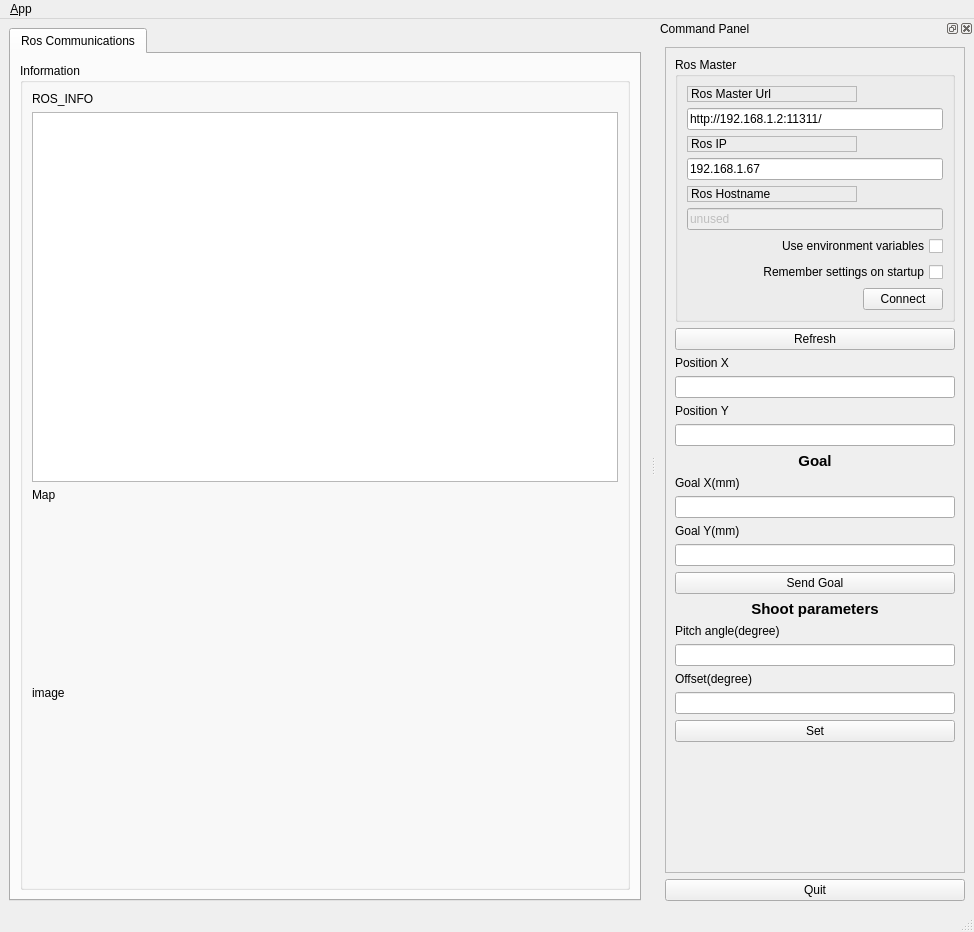
<?xml version="1.0" encoding="UTF-8"?>
<ui version="4.0">
 <class>MainWindowDesign</class>
 <widget class="QMainWindow" name="MainWindowDesign">
  <property name="geometry">
   <rect>
    <x>0</x>
    <y>0</y>
    <width>974</width>
    <height>931</height>
   </rect>
  </property>
  <property name="windowTitle">
   <string>QRosApp</string>
  </property>
  <property name="windowIcon">
   <iconset resource="../resources/images.qrc">
    <normaloff>:/images/icon.png</normaloff>:/images/icon.png</iconset>
  </property>
  <property name="locale">
   <locale language="English" country="Australia"/>
  </property>
  <widget class="QWidget" name="centralwidget">
   <layout class="QHBoxLayout">
    <item>
     <widget class="QTabWidget" name="tab_manager">
      <property name="minimumSize">
       <size>
        <width>100</width>
        <height>0</height>
       </size>
      </property>
      <property name="locale">
       <locale language="English" country="Australia"/>
      </property>
      <property name="currentIndex">
       <number>0</number>
      </property>
      <widget class="QWidget" name="tab_status">
       <attribute name="title">
        <string>Ros Communications</string>
       </attribute>
       <layout class="QVBoxLayout" name="verticalLayout_2">
        <item>
         <widget class="QGroupBox" name="groupBox_12">
          <property name="sizePolicy">
           <sizepolicy hsizetype="MinimumExpanding" vsizetype="Preferred">
            <horstretch>0</horstretch>
            <verstretch>0</verstretch>
           </sizepolicy>
          </property>
          <property name="title">
           <string>Information</string>
          </property>
          <layout class="QGridLayout" name="gridLayout_3">
           <item row="0" column="0">
            <widget class="QLabel" name="pub">
             <property name="text">
              <string>ROS_INFO</string>
             </property>
            </widget>
           </item>
           <item row="2" column="0">
            <widget class="QLabel" name="sub">
             <property name="text">
              <string>Map</string>
             </property>
            </widget>
           </item>
           <item row="3" column="0">
            <widget class="QLabel" name="label_4">
             <property name="enabled">
              <bool>true</bool>
             </property>
             <property name="sizePolicy">
              <sizepolicy hsizetype="Minimum" vsizetype="MinimumExpanding">
               <horstretch>0</horstretch>
               <verstretch>0</verstretch>
              </sizepolicy>
             </property>
             <property name="text">
              <string>image</string>
             </property>
            </widget>
           </item>
           <item row="1" column="0">
            <widget class="QListView" name="view_logging"/>
           </item>
          </layout>
         </widget>
        </item>
       </layout>
      </widget>
     </widget>
    </item>
   </layout>
  </widget>
  <widget class="QMenuBar" name="menubar">
   <property name="geometry">
    <rect>
     <x>0</x>
     <y>0</y>
     <width>974</width>
     <height>23</height>
    </rect>
   </property>
   <widget class="QMenu" name="menu_File">
    <property name="title">
     <string>&amp;App</string>
    </property>
    <addaction name="action_Preferences"/>
    <addaction name="separator"/>
    <addaction name="actionAbout"/>
    <addaction name="actionAbout_Qt"/>
    <addaction name="separator"/>
    <addaction name="action_Quit"/>
   </widget>
   <addaction name="menu_File"/>
  </widget>
  <widget class="QStatusBar" name="statusbar"/>
  <widget class="QDockWidget" name="dock_status">
   <property name="sizePolicy">
    <sizepolicy hsizetype="Minimum" vsizetype="Preferred">
     <horstretch>0</horstretch>
     <verstretch>0</verstretch>
    </sizepolicy>
   </property>
   <property name="minimumSize">
    <size>
     <width>318</width>
     <height>891</height>
    </size>
   </property>
   <property name="allowedAreas">
    <set>Qt::RightDockWidgetArea</set>
   </property>
   <property name="windowTitle">
    <string>Command Panel</string>
   </property>
   <attribute name="dockWidgetArea">
    <number>2</number>
   </attribute>
   <widget class="QWidget" name="dockWidgetContents_2">
    <layout class="QVBoxLayout" name="verticalLayout">
     <item>
      <widget class="QFrame" name="frame">
       <property name="sizePolicy">
        <sizepolicy hsizetype="Minimum" vsizetype="Preferred">
         <horstretch>0</horstretch>
         <verstretch>0</verstretch>
        </sizepolicy>
       </property>
       <property name="frameShape">
        <enum>QFrame::StyledPanel</enum>
       </property>
       <property name="frameShadow">
        <enum>QFrame::Raised</enum>
       </property>
       <layout class="QVBoxLayout" name="verticalLayout_3">
        <item>
         <widget class="QGroupBox" name="groupBox">
          <property name="sizePolicy">
           <sizepolicy hsizetype="Minimum" vsizetype="Preferred">
            <horstretch>0</horstretch>
            <verstretch>0</verstretch>
           </sizepolicy>
          </property>
          <property name="title">
           <string>Ros Master</string>
          </property>
          <layout class="QGridLayout" name="gridLayout">
           <item row="0" column="0">
            <widget class="QLabel" name="label">
             <property name="sizePolicy">
              <sizepolicy hsizetype="Minimum" vsizetype="Preferred">
               <horstretch>0</horstretch>
               <verstretch>0</verstretch>
              </sizepolicy>
             </property>
             <property name="frameShape">
              <enum>QFrame::StyledPanel</enum>
             </property>
             <property name="frameShadow">
              <enum>QFrame::Raised</enum>
             </property>
             <property name="text">
              <string>Ros Master Url</string>
             </property>
            </widget>
           </item>
           <item row="1" column="0" colspan="2">
            <widget class="QLineEdit" name="line_edit_master">
             <property name="sizePolicy">
              <sizepolicy hsizetype="Minimum" vsizetype="Expanding">
               <horstretch>0</horstretch>
               <verstretch>0</verstretch>
              </sizepolicy>
             </property>
             <property name="text">
              <string>http://192.168.1.2:11311/</string>
             </property>
            </widget>
           </item>
           <item row="2" column="0">
            <widget class="QLabel" name="label_2">
             <property name="sizePolicy">
              <sizepolicy hsizetype="Minimum" vsizetype="Preferred">
               <horstretch>0</horstretch>
               <verstretch>0</verstretch>
              </sizepolicy>
             </property>
             <property name="frameShape">
              <enum>QFrame::StyledPanel</enum>
             </property>
             <property name="frameShadow">
              <enum>QFrame::Raised</enum>
             </property>
             <property name="text">
              <string>Ros IP</string>
             </property>
            </widget>
           </item>
           <item row="3" column="0" colspan="2">
            <widget class="QLineEdit" name="line_edit_host">
             <property name="sizePolicy">
              <sizepolicy hsizetype="Minimum" vsizetype="Expanding">
               <horstretch>0</horstretch>
               <verstretch>0</verstretch>
              </sizepolicy>
             </property>
             <property name="text">
              <string>192.168.1.67</string>
             </property>
            </widget>
           </item>
           <item row="4" column="0">
            <widget class="QLabel" name="label_3">
             <property name="sizePolicy">
              <sizepolicy hsizetype="Minimum" vsizetype="Preferred">
               <horstretch>0</horstretch>
               <verstretch>0</verstretch>
              </sizepolicy>
             </property>
             <property name="frameShape">
              <enum>QFrame::StyledPanel</enum>
             </property>
             <property name="frameShadow">
              <enum>QFrame::Raised</enum>
             </property>
             <property name="text">
              <string>Ros Hostname</string>
             </property>
            </widget>
           </item>
           <item row="5" column="0" colspan="2">
            <widget class="QLineEdit" name="line_edit_topic">
             <property name="enabled">
              <bool>false</bool>
             </property>
             <property name="sizePolicy">
              <sizepolicy hsizetype="Minimum" vsizetype="Expanding">
               <horstretch>0</horstretch>
               <verstretch>0</verstretch>
              </sizepolicy>
             </property>
             <property name="text">
              <string>unused</string>
             </property>
            </widget>
           </item>
           <item row="6" column="0" colspan="2">
            <widget class="QCheckBox" name="checkbox_use_environment">
             <property name="layoutDirection">
              <enum>Qt::RightToLeft</enum>
             </property>
             <property name="text">
              <string>Use environment variables</string>
             </property>
            </widget>
           </item>
           <item row="7" column="0" colspan="2">
            <widget class="QCheckBox" name="checkbox_remember_settings">
             <property name="layoutDirection">
              <enum>Qt::RightToLeft</enum>
             </property>
             <property name="text">
              <string>Remember settings on startup</string>
             </property>
            </widget>
           </item>
           <item row="8" column="0">
            <spacer name="horizontalSpacer">
             <property name="orientation">
              <enum>Qt::Horizontal</enum>
             </property>
             <property name="sizeHint" stdset="0">
              <size>
               <width>170</width>
               <height>21</height>
              </size>
             </property>
            </spacer>
           </item>
           <item row="8" column="1">
            <widget class="QPushButton" name="button_connect">
             <property name="enabled">
              <bool>true</bool>
             </property>
             <property name="sizePolicy">
              <sizepolicy hsizetype="MinimumExpanding" vsizetype="Fixed">
               <horstretch>0</horstretch>
               <verstretch>0</verstretch>
              </sizepolicy>
             </property>
             <property name="toolTip">
              <string>Set the target to the current joint trajectory state.</string>
             </property>
             <property name="statusTip">
              <string>Clear all waypoints and set the target to the current joint trajectory state.</string>
             </property>
             <property name="text">
              <string>Connect</string>
             </property>
            </widget>
           </item>
          </layout>
         </widget>
        </item>
        <item>
         <widget class="QPushButton" name="sent_cmd">
          <property name="sizePolicy">
           <sizepolicy hsizetype="Minimum" vsizetype="Preferred">
            <horstretch>0</horstretch>
            <verstretch>0</verstretch>
           </sizepolicy>
          </property>
          <property name="text">
           <string>Refresh</string>
          </property>
         </widget>
        </item>
        <item>
         <widget class="QLabel" name="labelx">
          <property name="sizePolicy">
           <sizepolicy hsizetype="Minimum" vsizetype="Preferred">
            <horstretch>0</horstretch>
            <verstretch>0</verstretch>
           </sizepolicy>
          </property>
          <property name="text">
           <string>Position X</string>
          </property>
         </widget>
        </item>
        <item>
         <widget class="QLineEdit" name="lineEditx">
          <property name="sizePolicy">
           <sizepolicy hsizetype="Minimum" vsizetype="Expanding">
            <horstretch>0</horstretch>
            <verstretch>0</verstretch>
           </sizepolicy>
          </property>
         </widget>
        </item>
        <item>
         <widget class="QLabel" name="labely">
          <property name="sizePolicy">
           <sizepolicy hsizetype="Minimum" vsizetype="Preferred">
            <horstretch>0</horstretch>
            <verstretch>0</verstretch>
           </sizepolicy>
          </property>
          <property name="text">
           <string>&lt;html&gt;&lt;head/&gt;&lt;body&gt;&lt;p&gt;Position Y&lt;/p&gt;&lt;/body&gt;&lt;/html&gt;</string>
          </property>
         </widget>
        </item>
        <item>
         <widget class="QLineEdit" name="lineEdity">
          <property name="sizePolicy">
           <sizepolicy hsizetype="Minimum" vsizetype="Expanding">
            <horstretch>0</horstretch>
            <verstretch>0</verstretch>
           </sizepolicy>
          </property>
         </widget>
        </item>
        <item>
         <widget class="QLabel" name="label_5">
          <property name="sizePolicy">
           <sizepolicy hsizetype="Minimum" vsizetype="Preferred">
            <horstretch>0</horstretch>
            <verstretch>0</verstretch>
           </sizepolicy>
          </property>
          <property name="font">
           <font>
            <pointsize>11</pointsize>
            <weight>75</weight>
            <italic>false</italic>
            <bold>true</bold>
            <underline>false</underline>
            <strikeout>false</strikeout>
           </font>
          </property>
          <property name="text">
           <string>Goal</string>
          </property>
          <property name="alignment">
           <set>Qt::AlignCenter</set>
          </property>
         </widget>
        </item>
        <item>
         <widget class="QLabel" name="label_6">
          <property name="text">
           <string>Goal X(mm)</string>
          </property>
         </widget>
        </item>
        <item>
         <widget class="QLineEdit" name="inputx">
          <property name="sizePolicy">
           <sizepolicy hsizetype="Minimum" vsizetype="Expanding">
            <horstretch>0</horstretch>
            <verstretch>0</verstretch>
           </sizepolicy>
          </property>
         </widget>
        </item>
        <item>
         <widget class="QLabel" name="label_7">
          <property name="text">
           <string>Goal Y(mm)</string>
          </property>
         </widget>
        </item>
        <item>
         <widget class="QLineEdit" name="inputy">
          <property name="sizePolicy">
           <sizepolicy hsizetype="Minimum" vsizetype="Expanding">
            <horstretch>0</horstretch>
            <verstretch>0</verstretch>
           </sizepolicy>
          </property>
         </widget>
        </item>
        <item>
         <widget class="QPushButton" name="send_cmd">
          <property name="sizePolicy">
           <sizepolicy hsizetype="Minimum" vsizetype="Preferred">
            <horstretch>0</horstretch>
            <verstretch>0</verstretch>
           </sizepolicy>
          </property>
          <property name="text">
           <string>Send Goal</string>
          </property>
         </widget>
        </item>
        <item>
         <widget class="QLabel" name="label_8">
          <property name="font">
           <font>
            <pointsize>11</pointsize>
            <weight>75</weight>
            <bold>true</bold>
           </font>
          </property>
          <property name="text">
           <string>Shoot parameters</string>
          </property>
          <property name="alignment">
           <set>Qt::AlignCenter</set>
          </property>
         </widget>
        </item>
        <item>
         <widget class="QLabel" name="label_9">
          <property name="text">
           <string>Pitch angle(degree)</string>
          </property>
         </widget>
        </item>
        <item>
         <widget class="QLineEdit" name="lineEdit"/>
        </item>
        <item>
         <widget class="QLabel" name="label_10">
          <property name="text">
           <string>Offset(degree)</string>
          </property>
         </widget>
        </item>
        <item>
         <widget class="QLineEdit" name="lineEdit_2"/>
        </item>
        <item>
         <widget class="QPushButton" name="pushButton">
          <property name="text">
           <string>Set</string>
          </property>
         </widget>
        </item>
        <item>
         <spacer name="verticalSpacer_3">
          <property name="orientation">
           <enum>Qt::Vertical</enum>
          </property>
          <property name="sizeHint" stdset="0">
           <size>
            <width>20</width>
            <height>233</height>
           </size>
          </property>
         </spacer>
        </item>
       </layout>
      </widget>
     </item>
     <item>
      <widget class="QPushButton" name="quit_button">
       <property name="sizePolicy">
        <sizepolicy hsizetype="MinimumExpanding" vsizetype="Fixed">
         <horstretch>0</horstretch>
         <verstretch>0</verstretch>
        </sizepolicy>
       </property>
       <property name="text">
        <string>Quit</string>
       </property>
      </widget>
     </item>
    </layout>
   </widget>
  </widget>
  <action name="action_Quit">
   <property name="text">
    <string>&amp;Quit</string>
   </property>
   <property name="shortcut">
    <string>Ctrl+Q</string>
   </property>
   <property name="shortcutContext">
    <enum>Qt::ApplicationShortcut</enum>
   </property>
  </action>
  <action name="action_Preferences">
   <property name="text">
    <string>&amp;Preferences</string>
   </property>
  </action>
  <action name="actionAbout">
   <property name="text">
    <string>&amp;About</string>
   </property>
  </action>
  <action name="actionAbout_Qt">
   <property name="text">
    <string>About &amp;Qt</string>
   </property>
  </action>
 </widget>
 <resources>
  <include location="../resources/images.qrc"/>
 </resources>
 <connections>
  <connection>
   <sender>action_Quit</sender>
   <signal>triggered()</signal>
   <receiver>MainWindowDesign</receiver>
   <slot>close()</slot>
   <hints>
    <hint type="sourcelabel">
     <x>-1</x>
     <y>-1</y>
    </hint>
    <hint type="destinationlabel">
     <x>399</x>
     <y>299</y>
    </hint>
   </hints>
  </connection>
  <connection>
   <sender>quit_button</sender>
   <signal>clicked()</signal>
   <receiver>MainWindowDesign</receiver>
   <slot>close()</slot>
   <hints>
    <hint type="sourcelabel">
     <x>859</x>
     <y>552</y>
    </hint>
    <hint type="destinationlabel">
     <x>469</x>
     <y>299</y>
    </hint>
   </hints>
  </connection>
 </connections>
</ui>
